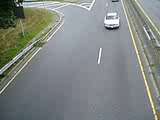
#> input picture frame 12 of python-version/imdata/traffic.avi, 160 x 120 px, given in place of liquidVideo.mp4, which was not available
$ jupyter execute video.ipynb
#> lines starting #> are read from the running program, lines starting #| are printed output that depends on the picture; after the words box and inside, x2 and y2 are one past the last pixel; in counts of white or black regions, pixels touching at a corner belong together; pictures that were not available may be replaced by others from this repository, and a replacement may not be noted
[cell 1]
import cv2 as cv
import cv2
import numpy as np
from matplotlib import pyplot as plt

# Open the video file (replace 'your_video.mp4' with the path to your video file)
video_capture = cv2.VideoCapture('../Image Processing for Engineering and Science/Data/MathWorks Images/liquidVideo.mp4')

# Define the codec to use for MPEG-4 video encoding
fourcc = cv2.VideoWriter_fourcc(*'XVID')  # Use 'XVID' for MPEG-4 codec

# Define the output video file name and properties
output_file = 'output_video.mp4'  # Change the file name and extension as needed
#frame_width = video_capture.get(cv2.CAP_PROP_FRAME_WIDTH)  # Width of the frames
#frame_height = video_capture.get(cv2.CAP_PROP_FRAME_HEIGHT)  # Height of the frames
#frame_rate = video_capture.get(cv2.CAP_PROP_FPS)  # Frames per second (adjust as needed)
frame_width = 120
frame_height = 216
frame_rate = 10

# Create a VideoWriter object with MPEG-4 encoding
video_writer = cv2.VideoWriter(output_file, fourcc, frame_rate, (frame_width, frame_height))
if (video_writer.isOpened() == False):
    print("Error video_writer video file")

# Check if the video file was opened successfully
if not video_capture.isOpened():
    print("Error: Could not open video file.")
    exit()

while True:
    # Read a frame from the video
    ret, frame = video_capture.read()
#> frame is the input picture: shape (120, 160, 3); mean B, G, R 130.9, 133.8, 128.6

    # Check if the frame was read successfully
    if not ret:
        break  # Break the loop when the video ends

    # Process the frame (you can perform various operations on each frame here)
    BW = cv2.cvtColor(frame, cv2.COLOR_BGR2GRAY)
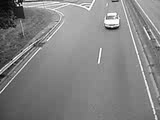
#> BW: shape (120, 160); min 0, max 255, mean 131.8
    trues = BW > 68
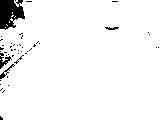
#> trues: shape (120, 160) bool; 95.8% white; 47 black regions (43 under 20 px), largest, box (x1, y1, x2, y2) and area: (0, 0, 25, 30) 528, (0, 53, 12, 69) 77, (0, 64, 15, 79) 50, (105, 27, 119, 30) 28
    BW = BW[trues]
#> BW = 18399 values, max 255 at index 74, min 69 at index 8469, mean 135.9

    # opening
    BW = cv2.morphologyEx(BW, cv2.MORPH_OPEN, np.ones((5, 5), np.uint8))
#> BW = 18399 values, max 252 at index 3313, min 69 at index 8469, mean 130.2

    # closing
    BW = cv2.morphologyEx(BW, cv2.MORPH_CLOSE, np.ones((5, 5), np.uint8))
#> BW = 18399 values, max 252 at index 3313, min 73 at index 3798, mean 131

    image1 = frame.copy()
    image2 = cv2.cvtColor(BW, cv2.COLOR_GRAY2BGR)
    image2 = cv2.resize(image2, (image1.shape[1], image1.shape[0]))
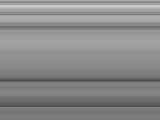
#> image2: shape (120, 160, 3); min 78, max 203, mean 137.3
    stacked_image = np.hstack((image1, image2))
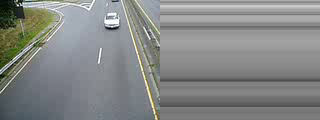
#> stacked_image: shape (120, 320, 3); mean B, G, R 134.1, 135.6, 133

    video_writer.write(image2)

# Release the video capture object and close any open windows
video_capture.release()
video_writer.release()
print('end')

$ run again, starting later in the video
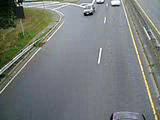
#> input picture frame 54 of python-version/imdata/traffic.avi, 160 x 120 px, given in place of liquidVideo.mp4, which was not available
#> frame is the input picture: shape (120, 160, 3); mean B, G, R 122.2, 124.5, 119.7
#> `trues = BW > 68`:
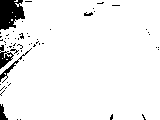
#> trues: shape (120, 160) bool; 94.3% white; 59 black regions (54 under 20 px), largest, box (x1, y1, x2, y2) and area: (0, 0, 25, 30) 557, (0, 45, 14, 69) 153, (0, 48, 32, 83) 112, (0, 104, 8, 120) 72, (84, 12, 93, 16) 24
#> `BW = BW[trues]`: BW = 18109 values, max 255 at index 226, min 69 at index 143, mean 127.7
#> `BW = cv2.morphologyEx(BW, cv2.MORPH_OPEN, np.ones((5, 5), np.uint8))`: BW = 18109 values, max 252 at index 225, min 69 at index 143, mean 121.7
#> `BW = cv2.morphologyEx(BW, cv2.MORPH_CLOSE, np.ones((5, 5), np.uint8))`: BW = 18109 values, max 252 at index 225, min 70 at index 2718, mean 122.5
#> `stacked_image = np.hstack((image1, image2))`:
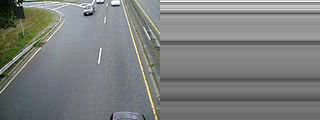
#> stacked_image: shape (120, 320, 3); mean B, G, R 126, 127.1, 124.7
